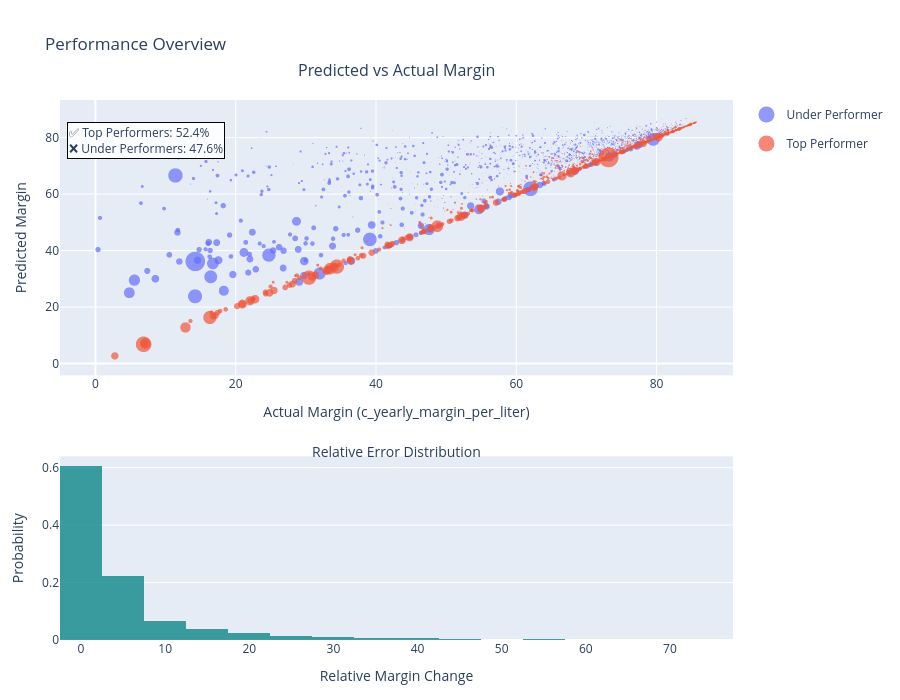

Here is the notebook cell this chart was saved with:
### Code cell
# Stats summary
total = len(df)
top_percent = (df["performance_label"] == "Top Performer").sum() / total * 100
under_percent = (df["performance_label"] == "Under Performer").sum() / total * 100
summary_text = f"✅ Top Performers: {top_percent:.1f}%<br>❌ Under Performers: {under_percent:.1f}%"

# Create vertical subplots (scatter on top, histogram below)
fig = make_subplots(
    rows=2,
    cols=1,
    row_heights=[0.6, 0.4],
    vertical_spacing=0.15,
    specs=[[{"type": "scatter"}], [{"type": "xy"}]],
)

# Scatter plot: predicted value
scatter_pred = px.scatter(
    df,
    x="c_yearly_margin_per_liter",
    y="corrected_predicted_value",
    size="c_yearly_network_volumen",
    color="performance_label",
    size_max=20,
)
scatter_pred.update_traces(marker=dict(line=dict(width=0)))
for trace in scatter_pred.data:
    fig.add_trace(trace, row=1, col=1)

# Scatter plot: corrected predicted value
scatter_corr = px.scatter(
    df,
    x="c_yearly_margin_per_liter",
    y="corrected_predicted_value",
    size="c_yearly_network_volumen",
    color="performance_label",
    size_max=20,
)
scatter_corr.update_traces(
    marker=dict(line=dict(width=0), opacity=0.6, symbol="circle-open")
)

# Histogram: margin change
fig.add_trace(
    go.Histogram(
        x=df["margin_change"],
        nbinsx=30,
        marker_color="teal",
        opacity=0.75,
        showlegend=False,
        histnorm="probability",
    ),
    row=2,
    col=1,
)

# Annotations
fig.add_annotation(
    text="Predicted vs Actual Margin",
    x=0.5,
    y=1.08,
    xref="paper",
    yref="paper",
    showarrow=False,
    font=dict(size=16),
    xanchor="center",
)
fig.add_annotation(
    text="Relative Error Distribution",
    x=0.5,
    y=0.35,
    xref="paper",
    yref="paper",
    showarrow=False,
    font=dict(size=14),
    xanchor="center",
)

# Performance summary box
fig.add_annotation(
    text=summary_text,
    xref="paper",
    yref="paper",
    x=0.01,
    y=0.96,
    showarrow=False,
    align="left",
    bgcolor="rgba(255,255,255,0.9)",
    bordercolor="black",
    borderwidth=1,
    font=dict(size=12),
)

# Layout updates
fig.update_layout(
    height=700,
    title_text="Performance Overview",
    margin=dict(t=100, b=60, l=60, r=40),
    showlegend=True,
)

# Axis labels
fig.update_xaxes(title_text="Actual Margin (c_yearly_margin_per_liter)", row=1, col=1)
fig.update_yaxes(title_text="Predicted Margin", row=1, col=1)
fig.update_xaxes(title_text="Relative Margin Change", row=2, col=1)
fig.update_yaxes(title_text="Probability", row=2, col=1)

fig.show()

### Figure 1 — Plotly figure (JSON) as saved in the notebook; plotly's stock layout.template omitted (floating-point values rounded to 4 significant figures; data arrays with more than 128 entries replaced by an {"elided": "..."} marker saying what was removed)
{"data": [{"hovertemplate": "performance_label=Under Performer<br>c_yearly_margin_per_liter=%{x}<br>corrected_predicted_value=%{y}<br>c_yearly_network_volumen=%{marker.size}<extra></extra>", "legendgroup": "Under Performer", "marker": {"color": "#636efa", "line": {"width": 0}, "size": {"elided": "2079 float values"}, "sizemode": "area", "sizeref": 50980.0, "symbol": "circle"}, "mode": "markers", "name": "Under Performer", "showlegend": true, "type": "scattergl", "x": {"elided": "2079 float values"}, "xaxis": "x", "y": {"elided": "2079 float values"}, "yaxis": "y"}, {"hovertemplate": "performance_label=Top Performer<br>c_yearly_margin_per_liter=%{x}<br>corrected_predicted_value=%{y}<br>c_yearly_network_volumen=%{marker.size}<extra></extra>", "legendgroup": "Top Performer", "marker": {"color": "#EF553B", "line": {"width": 0}, "size": {"elided": "2291 float values"}, "sizemode": "area", "sizeref": 50980.0, "symbol": "circle"}, "mode": "markers", "name": "Top Performer", "showlegend": true, "type": "scattergl", "x": {"elided": "2291 float values"}, "xaxis": "x", "y": {"elided": "2291 float values"}, "yaxis": "y"}, {"histnorm": "probability", "marker": {"color": "teal"}, "nbinsx": 30, "opacity": 0.75, "showlegend": false, "type": "histogram", "x": {"elided": "4370 float values"}, "xaxis": "x2", "yaxis": "y2"}], "layout": {"annotations": [{"font": {"size": 16}, "showarrow": false, "text": "Predicted vs Actual Margin", "x": 0.5, "xanchor": "center", "xref": "paper", "y": 1.08, "yref": "paper"}, {"font": {"size": 14}, "showarrow": false, "text": "Relative Error Distribution", "x": 0.5, "xanchor": "center", "xref": "paper", "y": 0.35, "yref": "paper"}, {"align": "left", "bgcolor": "rgba(255,255,255,0.9)", "bordercolor": "black", "borderwidth": 1, "font": {"size": 12}, "showarrow": false, "text": "✅ Top Performers: 52.4%<br>❌ Under Performers: 47.6%", "x": 0.01, "xref": "paper", "y": 0.96, "yref": "paper"}], "height": 700, "margin": {"b": 60, "l": 60, "r": 40, "t": 100}, "showlegend": true, "title": {"text": "Performance Overview"}, "xaxis": {"anchor": "y", "domain": [0, 1], "title": {"text": "Actual Margin (c_yearly_margin_per_liter)"}}, "xaxis2": {"anchor": "y2", "domain": [0, 1], "title": {"text": "Relative Margin Change"}}, "yaxis": {"anchor": "x", "domain": [0.49, 1], "title": {"text": "Predicted Margin"}}, "yaxis2": {"anchor": "x2", "domain": [0, 0.34], "title": {"text": "Probability"}}}}
